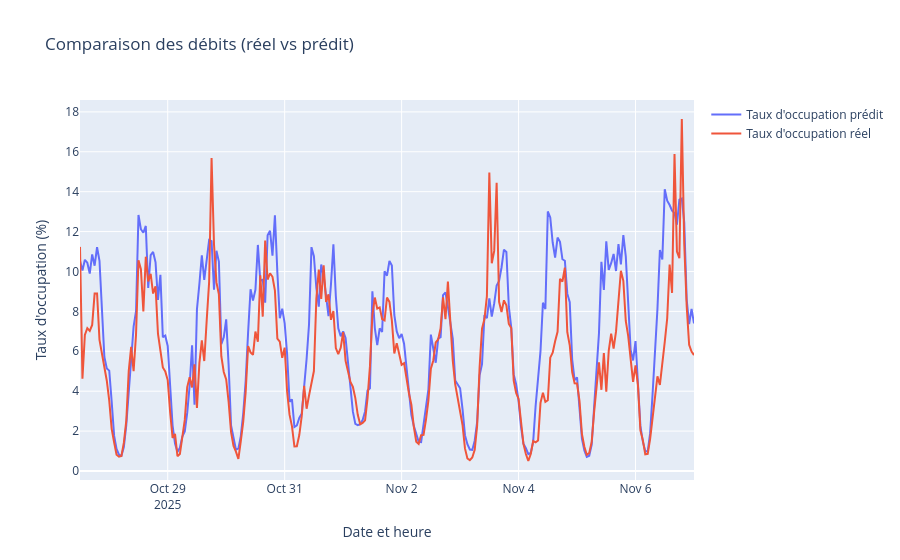

The notebook cell saved with this chart:
### Code cell
time_index_occ = df_final.loc[X_test_occ.index, 'Date et heure de comptage']

fig = go.Figure()
fig.add_trace(go.Scatter(
    x=time_index_occ,
    y=y_pred_occ,
    mode='lines',
    name="Taux d'occupation prédit"
))
fig.add_trace(go.Scatter(
    x=time_index_occ,
    y=y_test_occ,
    mode='lines',
    name="Taux d'occupation réel"
))

fig.update_layout(
    title="Comparaison des débits (réel vs prédit)",
    xaxis_title="Date et heure",
    yaxis_title="Taux d'occupation (%)",
    hovermode='x unified'
)

fig.show()

### Figure 1 — Plotly figure (JSON) as saved in the notebook; plotly's stock layout.template omitted (floating-point values rounded to 4 significant figures; data arrays with more than 128 entries replaced by an {"elided": "..."} marker saying what was removed)
{"data": [{"mode": "lines", "name": "Taux d'occupation prédit", "type": "scatter", "x": {"elided": "253 str values"}, "y": {"elided": "253 float values"}}, {"mode": "lines", "name": "Taux d'occupation réel", "type": "scatter", "x": {"elided": "253 str values"}, "y": {"elided": "253 float values"}}], "layout": {"hovermode": "x unified", "title": {"text": "Comparaison des débits (réel vs prédit)"}, "xaxis": {"title": {"text": "Date et heure"}}, "yaxis": {"title": {"text": "Taux d'occupation (%)"}}}}
